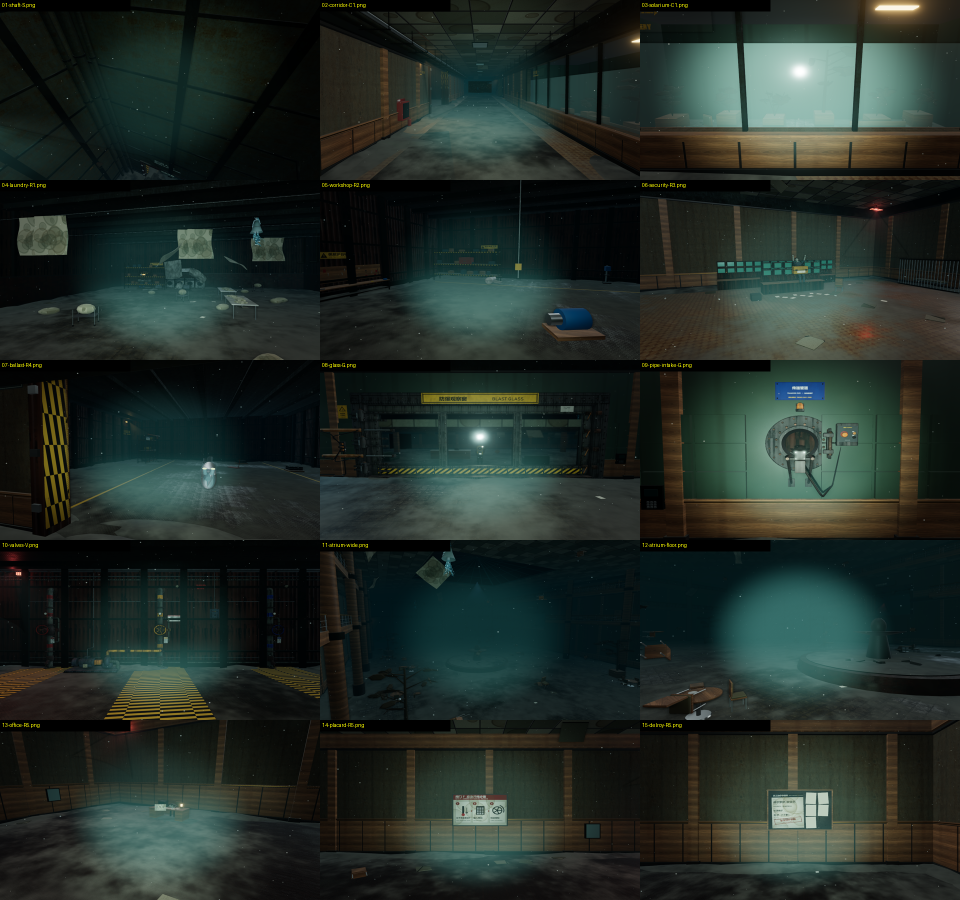
#> input picture qa/review/round1/_ours-contact-0.png, 1920 x 1800 px (shown at 1/2 size)
$ python -i make_pairs.py   (imports and definitions only)
#> lines starting #> are read from the running program, lines starting #| are printed output that depends on the picture
"""Blind side-by-side pairs: ours vs AAA/high-AA reference, matched by filename keyword."""
import io, json, os, random
from PIL import Image, ImageDraw, ImageFont

ROOT = os.path.dirname(os.path.abspath(__file__))
PROJ = os.path.abspath(os.path.join(ROOT, '..', '..', '..'))
ENV = os.path.join(PROJ, 'qa', 'living', 'env-r3', 'r3')
HERO = os.path.join(PROJ, 'qa', 'living', 'hero-r3', 'shots')
REF = os.path.join(PROJ, 'qa', 'reference', 'aaa')
OUT = os.path.join(ROOT, 'pairs')
# [1 line not run here, left out]

# (category, our-file keyword, our dir, reference file)
PLAN = [
    ('corridor', '02-corridor-C1', ENV, 'stillwakes_07.jpg'),
    ('corridor', '04-C1-east-end', ENV, 'soma_08.jpg'),
    ('corridor', '05-C2-end', ENV, 'deadspace_07.jpg'),
    ('corridor', '25-C3-long', ENV, 'bunker_01.jpg'),
    ('corridor', '18-live-corridor', ENV, 'soma_09.jpg'),
    ('atrium', '11-atrium-wide', ENV, 'bioshock_03.jpg'),
    ('atrium', '12-atrium-floor', ENV, 'bioshock2_01.jpg'),
    ('atrium', '13-atrium-east', ENV, 'bioshock_04.jpg'),
    ('atrium', '19-live-atrium', ENV, 'subnautica2_02.jpg'),
    ('atrium', '20-atrium-north-shops', ENV, 'bioshock2_05.jpg'),
    ('machinery', '08-ballast-R4', ENV, 'deadspace_02.jpg'),
    ('prop-closeup', 'h03-valves', HERO, 'soma_05.jpg'),
    ('room', '07-security-R3', ENV, 'stillwakes_04.jpg'),
    ('room', '14-office-R5', ENV, 'stillwakes_12.jpg'),
    ('prop-closeup', 'h07-office-z1', HERO, 'bunker_05.jpg'),
    ('corpse', '23-probe-cocoon', ENV, 'stillwakes_01.jpg'),
    ('slime', '24-probe-slime-wall', ENV, 'deadspace_10.jpg'),
    ('creature', 'k7-swarm', HERO, 'deadspace_03.jpg'),
    ('signage', 'h22-code-legal-31', HERO, 'soma_02.jpg'),
    ('room', '17-laundry-R1', ENV, 'bioshock2_03.jpg'),
    ('shaft', '01-shaft-S', ENV, 'stillwakes_06.jpg'),
    ('viewport', '03-solarium-C1', ENV, 'soma_07.jpg'),
    ('door', '16-C7-D', ENV, 'deadspace_06.jpg'),
    ('figure', 'h08-office-z2', HERO, 'deadspace_05.jpg'),
]


def find(d, key):
    hits = [f for f in os.listdir(d) if f.startswith(key) and f.endswith('.png') and 'crop' not in f]
    hits.sort(key=len)
    return os.path.join(d, hits[0])


def prep(path):
#> called with path = '../round1/_ours-contact-0.png'
    im = Image.open(path).convert('RGB')
#> im is the input picture: PIL image 1920x1800 RGB; mean R, G, B 34.7, 44.5, 38.8
    w, h = im.size
#> w = 1920; h = 1800
    tw, th = (w, round(w * 9 / 16)) if w * 9 <= h * 16 else (round(h * 16 / 9), h)
#> tw = 1920; th = 1080
    l, t = (w - tw) // 2, (h - th) // 2
#> l = 0; t = 360
    im = im.crop((l, t, l + tw, t + th)).resize((960, 540), Image.LANCZOS)
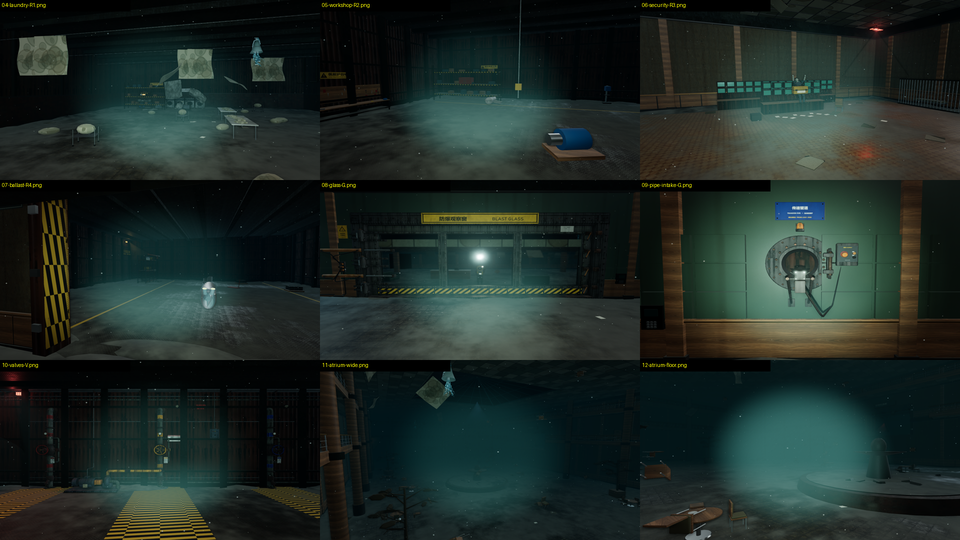
#> im: PIL image 960x540 RGB; mean R, G, B 30.5, 42, 37.6
    # identical masks on both sides: logo corners (Subnautica TR, Narcosis BL) + HUD/subtitle band
    dr = ImageDraw.Draw(im)
    dr.rectangle((960 - 170, 0, 960, 60), fill=(0, 0, 0))
    dr.rectangle((0, 540 - 70, 190, 540), fill=(0, 0, 0))
    dr.rectangle((300, 540 - 34, 660, 540), fill=(0, 0, 0))
    buf = io.BytesIO()
    im.save(buf, 'JPEG', quality=82)
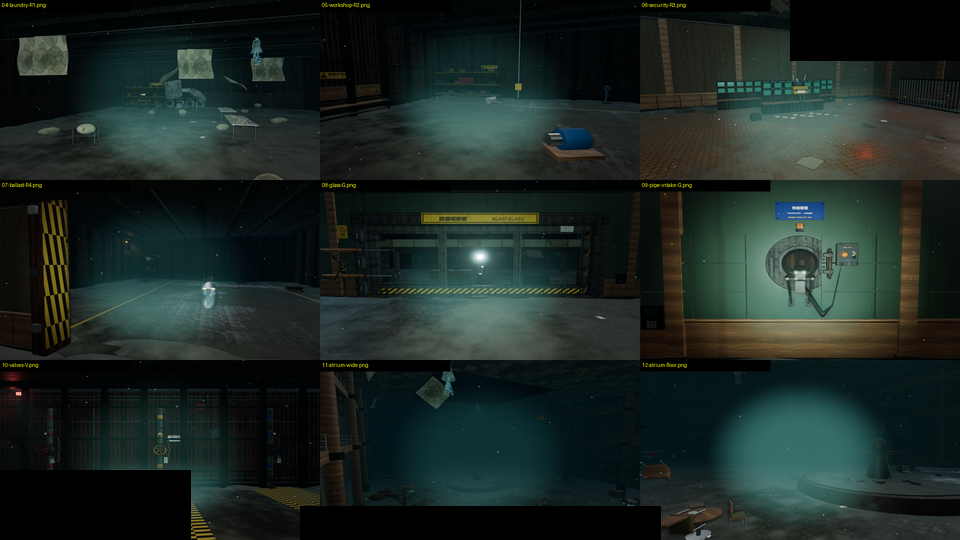
#> im: PIL image 960x540 RGB; mean R, G, B 28.1, 39.3, 35.2
    buf.seek(0)
    return Image.open(buf).convert('RGB')


rng = random.Random(20261009)
answers = {}
try:
    font = ImageFont.truetype('arial.ttf', 28)
except OSError:
    font = ImageFont.load_default()
# [19 lines not run here, left out]

>>> result = prep('../round1/_ours-contact-0.png')
